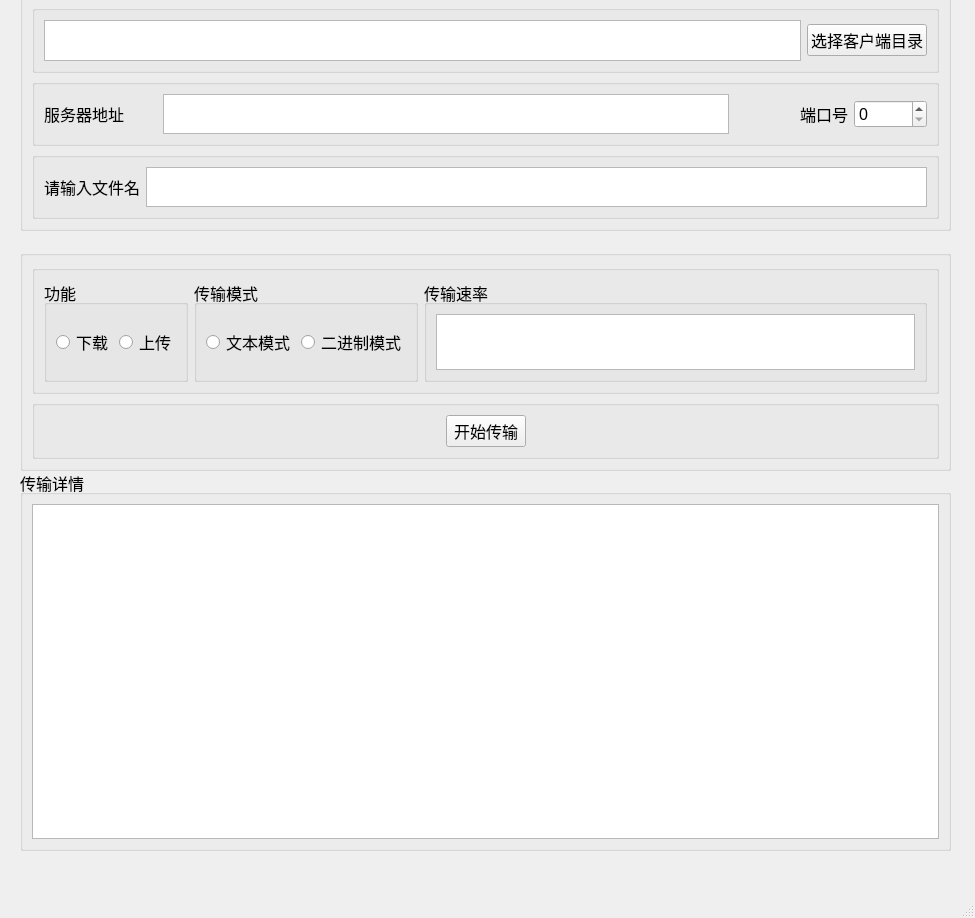
<?xml version="1.0" encoding="UTF-8"?>
<ui version="4.0">
 <class>MainWindow</class>
 <widget class="QMainWindow" name="MainWindow">
  <property name="geometry">
   <rect>
    <x>0</x>
    <y>0</y>
    <width>975</width>
    <height>918</height>
   </rect>
  </property>
  <property name="windowTitle">
   <string>MainWindow</string>
  </property>
  <widget class="QWidget" name="centralwidget">
   <property name="font">
    <font>
     <pointsize>12</pointsize>
    </font>
   </property>
   <widget class="QGroupBox" name="groupBox_8">
    <property name="geometry">
     <rect>
      <x>20</x>
      <y>-10</y>
      <width>931</width>
      <height>241</height>
     </rect>
    </property>
    <property name="title">
     <string/>
    </property>
    <layout class="QVBoxLayout" name="verticalLayout" stretch="0,0,0">
     <item>
      <widget class="QGroupBox" name="groupBox">
       <property name="title">
        <string/>
       </property>
       <layout class="QHBoxLayout" name="horizontalLayout">
        <item>
         <widget class="QTextBrowser" name="directoryPath"/>
        </item>
        <item>
         <widget class="QPushButton" name="pushButton">
          <property name="text">
           <string>选择客户端目录</string>
          </property>
         </widget>
        </item>
       </layout>
      </widget>
     </item>
     <item>
      <widget class="QGroupBox" name="groupBox_11">
       <property name="title">
        <string/>
       </property>
       <layout class="QHBoxLayout" name="horizontalLayout_8" stretch="1,5,1,0">
        <item>
         <widget class="QLabel" name="label_2">
          <property name="text">
           <string>服务器地址</string>
          </property>
         </widget>
        </item>
        <item>
         <widget class="QPlainTextEdit" name="serverIP">
          <property name="placeholderText">
           <string/>
          </property>
         </widget>
        </item>
        <item>
         <widget class="QLabel" name="label_3">
          <property name="text">
           <string>端口号</string>
          </property>
          <property name="alignment">
           <set>Qt::AlignRight|Qt::AlignTrailing|Qt::AlignVCenter</set>
          </property>
         </widget>
        </item>
        <item>
         <widget class="QSpinBox" name="serverPort">
          <property name="maximum">
           <number>65535</number>
          </property>
          <property name="value">
           <number>0</number>
          </property>
         </widget>
        </item>
       </layout>
      </widget>
     </item>
     <item>
      <widget class="QGroupBox" name="groupBox_2">
       <property name="title">
        <string/>
       </property>
       <layout class="QHBoxLayout" name="horizontalLayout_2">
        <item>
         <widget class="QLabel" name="label">
          <property name="text">
           <string>请输入文件名</string>
          </property>
         </widget>
        </item>
        <item>
         <widget class="QPlainTextEdit" name="fileName">
          <property name="readOnly">
           <bool>false</bool>
          </property>
         </widget>
        </item>
       </layout>
      </widget>
     </item>
    </layout>
   </widget>
   <widget class="QGroupBox" name="groupBox_9">
    <property name="geometry">
     <rect>
      <x>20</x>
      <y>250</y>
      <width>931</width>
      <height>221</height>
     </rect>
    </property>
    <property name="title">
     <string/>
    </property>
    <layout class="QVBoxLayout" name="verticalLayout_2">
     <item>
      <widget class="QGroupBox" name="groupBox_6">
       <property name="title">
        <string/>
       </property>
       <layout class="QHBoxLayout" name="horizontalLayout_6">
        <item>
         <widget class="QGroupBox" name="groupBox_3">
          <property name="title">
           <string>功能</string>
          </property>
          <layout class="QHBoxLayout" name="horizontalLayout_3">
           <item>
            <widget class="QRadioButton" name="downLoad">
             <property name="text">
              <string>下载</string>
             </property>
            </widget>
           </item>
           <item>
            <widget class="QRadioButton" name="upLoad">
             <property name="text">
              <string>上传</string>
             </property>
            </widget>
           </item>
          </layout>
         </widget>
        </item>
        <item>
         <widget class="QGroupBox" name="groupBox_4">
          <property name="title">
           <string>传输模式</string>
          </property>
          <layout class="QHBoxLayout" name="horizontalLayout_4">
           <item>
            <widget class="QRadioButton" name="netasciiMode">
             <property name="text">
              <string>文本模式</string>
             </property>
            </widget>
           </item>
           <item>
            <widget class="QRadioButton" name="octetMode">
             <property name="text">
              <string>二进制模式</string>
             </property>
            </widget>
           </item>
          </layout>
         </widget>
        </item>
        <item>
         <widget class="QGroupBox" name="groupBox_5">
          <property name="title">
           <string>传输速率</string>
          </property>
          <layout class="QHBoxLayout" name="horizontalLayout_5">
           <item>
            <widget class="QTextBrowser" name="speedtext"/>
           </item>
          </layout>
         </widget>
        </item>
       </layout>
      </widget>
     </item>
     <item>
      <widget class="QGroupBox" name="groupBox_7">
       <property name="title">
        <string/>
       </property>
       <layout class="QHBoxLayout" name="horizontalLayout_7">
        <item>
         <spacer name="horizontalSpacer">
          <property name="orientation">
           <enum>Qt::Horizontal</enum>
          </property>
          <property name="sizeHint" stdset="0">
           <size>
            <width>40</width>
            <height>20</height>
           </size>
          </property>
         </spacer>
        </item>
        <item>
         <widget class="QPushButton" name="pushButton_2">
          <property name="text">
           <string>开始传输</string>
          </property>
         </widget>
        </item>
        <item>
         <spacer name="horizontalSpacer_2">
          <property name="orientation">
           <enum>Qt::Horizontal</enum>
          </property>
          <property name="sizeHint" stdset="0">
           <size>
            <width>40</width>
            <height>20</height>
           </size>
          </property>
         </spacer>
        </item>
       </layout>
      </widget>
     </item>
    </layout>
   </widget>
   <widget class="QGroupBox" name="groupBox_10">
    <property name="geometry">
     <rect>
      <x>20</x>
      <y>470</y>
      <width>931</width>
      <height>381</height>
     </rect>
    </property>
    <property name="title">
     <string>传输详情</string>
    </property>
    <layout class="QVBoxLayout" name="verticalLayout_3">
     <item>
      <widget class="QTextBrowser" name="msgtext"/>
     </item>
    </layout>
   </widget>
  </widget>
  <widget class="QMenuBar" name="menubar">
   <property name="geometry">
    <rect>
     <x>0</x>
     <y>0</y>
     <width>975</width>
     <height>25</height>
    </rect>
   </property>
  </widget>
  <widget class="QStatusBar" name="statusbar"/>
 </widget>
 <resources/>
 <connections/>
</ui>
